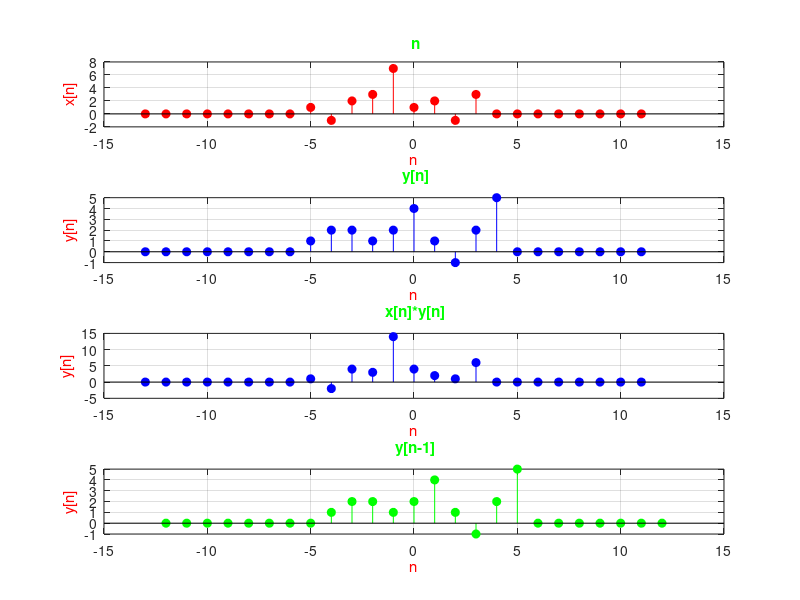

MATLAB code for this plot:
n=-13:11
%x=[1,2,3,4,5,6,7,6,5,4,3,2,1]
x=[0,0,0,0,0,0,0,0,1,-1,2,3,7,1,2,-1,3,0,0,0,0,0,0,0,0]
y=[0,0,0,0,0,0,0,0,1,2,2,1,2,4,1,-1,2,5,0,0,0,0,0,0,0]

subplot(4,1,1)
stem(n,x,'r','filled')
xlabel('n','Color','r')
ylabel('x[n]','Color','r')
title(' n','Color','g')
grid
n1=-13:11
%n=flip(n)
subplot(4,1,2)
stem(n1,y,'b','filled')
xlabel('n','Color','r')
ylabel('y[n]','Color','r')
title(' y[n]','Color','g')
grid
sum=0;
subplot(4,1,3)
stem(n1,y.*x,'b','filled')
xlabel('n','Color','r')
ylabel('y[n]','Color','r')
title(' x[n]*y[n]','Color','g')
grid

%print("x[n]*y[n]:")


for c = 1:20
    sum=sum+(x(c).*y(c))
    
end    


n3 =-12  :   12 ;
subplot(4,1,4)
stem(n3,y,'g','filled')
xlabel('n','Color','r')
ylabel('y[n]','Color','r')
title(' y[n-1]','Color','g')
grid




